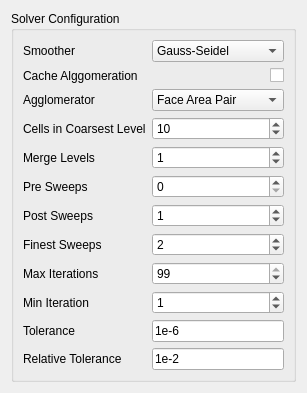
<?xml version="1.0" encoding="UTF-8"?>
<ui version="4.0">
 <class>Form</class>
 <widget class="QWidget" name="Form">
  <property name="geometry">
   <rect>
    <x>0</x>
    <y>0</y>
    <width>301</width>
    <height>340</height>
   </rect>
  </property>
  <property name="windowTitle">
   <string>Form</string>
  </property>
  <layout class="QVBoxLayout" name="verticalLayout">
   <item>
    <widget class="QGroupBox" name="groupBox">
     <property name="title">
      <string>Solver Configuration</string>
     </property>
     <layout class="QGridLayout" name="gridLayout">
      <item row="3" column="0">
       <widget class="QLabel" name="label_3">
        <property name="text">
         <string>Cells in Coarsest Level</string>
        </property>
       </widget>
      </item>
      <item row="1" column="0">
       <widget class="QLabel" name="label_2">
        <property name="text">
         <string>Cache Alggomeration</string>
        </property>
       </widget>
      </item>
      <item row="9" column="0">
       <widget class="QLabel" name="label_13">
        <property name="text">
         <string>Min Iteration</string>
        </property>
       </widget>
      </item>
      <item row="9" column="1">
       <widget class="QSpinBox" name="solverMinIterInput">
        <property name="value">
         <number>1</number>
        </property>
       </widget>
      </item>
      <item row="2" column="0">
       <widget class="QLabel" name="label_12">
        <property name="text">
         <string>Agglomerator </string>
        </property>
       </widget>
      </item>
      <item row="7" column="0">
       <widget class="QLabel" name="label_10">
        <property name="text">
         <string>Finest Sweeps</string>
        </property>
       </widget>
      </item>
      <item row="4" column="1">
       <widget class="QSpinBox" name="mergeLevelInput">
        <property name="value">
         <number>1</number>
        </property>
       </widget>
      </item>
      <item row="5" column="0">
       <widget class="QLabel" name="label_8">
        <property name="text">
         <string>Pre Sweeps</string>
        </property>
       </widget>
      </item>
      <item row="0" column="0">
       <widget class="QLabel" name="label">
        <property name="text">
         <string>Smoother</string>
        </property>
       </widget>
      </item>
      <item row="8" column="0">
       <widget class="QLabel" name="label_5">
        <property name="text">
         <string>Max Iterations</string>
        </property>
       </widget>
      </item>
      <item row="5" column="1">
       <widget class="QSpinBox" name="preSweepInput">
        <property name="value">
         <number>0</number>
        </property>
       </widget>
      </item>
      <item row="11" column="1">
       <widget class="QLineEdit" name="lineEdit">
        <property name="text">
         <string>1e-6</string>
        </property>
       </widget>
      </item>
      <item row="4" column="0">
       <widget class="QLabel" name="label_4">
        <property name="text">
         <string>Merge Levels</string>
        </property>
       </widget>
      </item>
      <item row="6" column="1">
       <widget class="QSpinBox" name="postSweepInput">
        <property name="value">
         <number>1</number>
        </property>
       </widget>
      </item>
      <item row="6" column="0">
       <widget class="QLabel" name="label_9">
        <property name="text">
         <string>Post Sweeps</string>
        </property>
       </widget>
      </item>
      <item row="8" column="1">
       <widget class="QSpinBox" name="solverMaxIterInput">
        <property name="value">
         <number>99</number>
        </property>
       </widget>
      </item>
      <item row="7" column="1">
       <widget class="QSpinBox" name="finestSweepInput">
        <property name="value">
         <number>2</number>
        </property>
       </widget>
      </item>
      <item row="12" column="1">
       <widget class="QLineEdit" name="lineEdit_2">
        <property name="text">
         <string>1e-2</string>
        </property>
       </widget>
      </item>
      <item row="11" column="0">
       <widget class="QLabel" name="label_6">
        <property name="text">
         <string>Tolerance</string>
        </property>
       </widget>
      </item>
      <item row="12" column="0">
       <widget class="QLabel" name="label_7">
        <property name="text">
         <string>Relative Tolerance</string>
        </property>
       </widget>
      </item>
      <item row="3" column="1">
       <widget class="QSpinBox" name="cellsCoarseLevelInput">
        <property name="value">
         <number>10</number>
        </property>
       </widget>
      </item>
      <item row="2" column="1">
       <widget class="QComboBox" name="comboBox_2">
        <item>
         <property name="text">
          <string>Face Area Pair</string>
         </property>
        </item>
       </widget>
      </item>
      <item row="1" column="1">
       <widget class="QCheckBox" name="checkBox">
        <property name="layoutDirection">
         <enum>Qt::RightToLeft</enum>
        </property>
        <property name="text">
         <string/>
        </property>
       </widget>
      </item>
      <item row="0" column="1">
       <widget class="QComboBox" name="comboBox">
        <item>
         <property name="text">
          <string>Gauss-Seidel</string>
         </property>
        </item>
        <item>
         <property name="text">
          <string>DIC</string>
         </property>
        </item>
        <item>
         <property name="text">
          <string>DIC&amp;Gauss-Seidel</string>
         </property>
        </item>
       </widget>
      </item>
     </layout>
    </widget>
   </item>
  </layout>
 </widget>
 <resources/>
 <connections/>
</ui>
